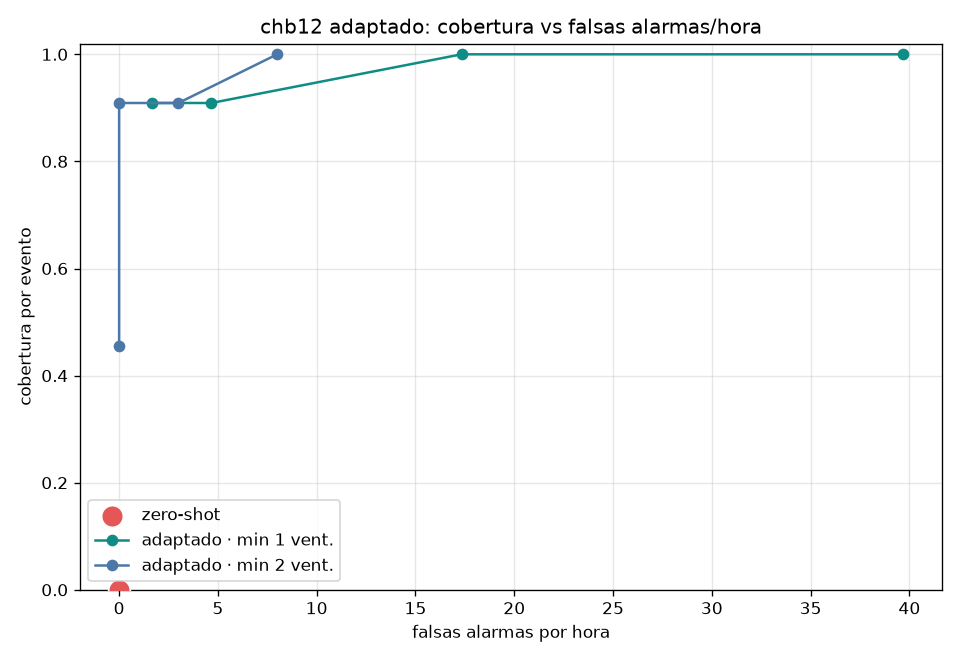

The script that saved this image:
"""¿Se puede subir el 65 %? Dos palancas: más dato de adaptación y punto de operación.

Test FIJO held-out (3 archivos de chb12). Se prueba:
  - cuánto dato de adaptación (few-shot: 2, 4, 7 archivos),
  - y para el mejor, un barrido del umbral (cobertura vs falsas alarmas/hora).
Todo honesto: se reporta cobertura Y FA/h; el test nunca se toca en la adaptación.
"""
from __future__ import annotations

import json
from pathlib import Path

import numpy as np
import torch

from neuropilot.data.loaders import read_edf
from neuropilot.evaluation.calibration import percentile_threshold
from neuropilot.evaluation.events import _runs, aggregate_events
from neuropilot.models.cnn1d import CNN1D
from neuropilot.preprocessing.channels import pick_canonical
from neuropilot.preprocessing.filters import preprocess_raw
from neuropilot.preprocessing.normalization import ChannelNormalizer
from neuropilot.training.run_loso import WindowArrayDataset, fit_normalizer, records_for_patient
from neuropilot.training.trainer import predict_proba, set_seed, train_model
from neuropilot.windowing.segment import segment_signal

DR = Path("data/chb-mit"); DEPLOY = Path("models/deployment_v1.pt")
OUT = Path("experiments/exp_008_patient_adapt"); WIN_S = 4.0

TEST_FILES = ["chb12_36.edf", "chb12_38.edf", "chb12_42.edf"]        # fijo, held-out
ADAPT_POOL = ["chb12_06.edf", "chb12_08.edf", "chb12_09.edf", "chb12_10.edf",
              "chb12_11.edf", "chb12_23.edf", "chb12_33.edf"]


def materialize(channels, fnames):
    out = {}; recs = {r.edf_path.name: r for r in records_for_patient(DR, "chb12")}
    chset = set(channels)
    for fn in fnames:
        rec = recs[fn]
        if not chset <= set(read_edf(rec.edf_path, preload=False).ch_names):
            continue
        raw = pick_canonical(read_edf(rec.edf_path, preload=True), channels, copy=False)
        raw = preprocess_raw(raw, copy=False)
        ws = segment_signal(raw.get_data(), float(raw.info["sfreq"]), rec.seizures,
                            window_seconds=WIN_S, overlap=0.0)
        out[fn] = (ws.windows.astype(np.float32), ws.labels.astype(int))
    return out


def build_model(ckpt):
    cfg = ckpt["config"]; n = ckpt["model_state"]["features.0.weight"].shape[1]
    m = CNN1D(n_channels=n, n_filters=tuple(cfg["n_filters"]), kernel_size=cfg["kernel_size"],
              pool=cfg["pool"], dropout=cfg["dropout"]); m.load_state_dict(ckpt["model_state"]); return m


def adapt(ckpt, files_data, rng):
    aw = np.concatenate([w for w, _ in files_data.values()])
    ay = np.concatenate([y for _, y in files_data.values()])
    pos = np.flatnonzero(ay == 1); neg = np.flatnonzero(ay == 0)
    sel = np.sort(np.concatenate([pos, rng.choice(neg, size=min(len(neg), 15*max(1, len(pos))), replace=False)]))
    aw, ay = aw[sel], ay[sel]
    norm = fit_normalizer(aw); pw = (ay == 0).sum() / max(1, (ay == 1).sum())
    model = build_model(ckpt)
    train_model(model, WindowArrayDataset(aw, ay, norm), epochs=10, batch_size=64,
                lr=5e-4, weight_decay=1e-4, pos_weight=pw, seed=42, verbose=False)
    return model, norm, int((ay == 1).sum())


def evaluate(model, norm, test_data, spec, mincons):
    det = tot = fa = 0; hours = 0.0
    for fn, (w, y) in test_data.items():
        s = predict_proba(model, WindowArrayDataset(w, y, norm), batch_size=256)
        preds = aggregate_events(s, percentile_threshold(s, spec), min_consecutive=mincons, max_gap=1)
        true_ev = _runs(y == 1)
        det += sum(any(t.start < p.end and p.start < t.end for p in preds) for t in true_ev)
        fa += sum(not any(p.start < t.end and t.start < p.end for t in true_ev) for p in preds)
        tot += len(true_ev); hours += len(y) * WIN_S / 3600.0
    return det, tot, fa, fa / hours if hours else float("nan")


def main():
    set_seed(42); rng = np.random.default_rng(42)
    channels = json.loads(Path("experiments/exp_005/results.json").read_text())["canonical_channels"]
    ckpt = torch.load(DEPLOY, weights_only=False)
    deploy_norm = ChannelNormalizer.from_dict(ckpt["normalizer"])

    print("Materializando chb12…", flush=True)
    test_data = materialize(channels, TEST_FILES)
    pool_data = materialize(channels, ADAPT_POOL)
    ntest = sum(len(_runs(y == 1)) for _, y in test_data.values())
    print(f"Test fijo: {TEST_FILES} → {ntest} crisis\n", flush=True)

    # zero-shot en el test fijo
    zs = evaluate(build_model(ckpt), deploy_norm, test_data, 0.99, 2)
    print(f"ZERO-SHOT (0.99/2): {zs[0]}/{zs[1]} = {zs[0]/zs[1]:.0%}  |  {zs[3]:.1f} FA/h\n")

    # (1) few-shot: cuánto dato de adaptación
    print("=== (1) Cantidad de dato de adaptación (op. estricta 0.99/2) ===")
    print(f"{'archivos':>10} {'vent. crisis':>13} {'cobertura':>12} {'FA/h':>7}")
    best = None
    for n in (2, 4, 7):
        adapt_files = {f: pool_data[f] for f in ADAPT_POOL[:n] if f in pool_data}
        model, norm, npos = adapt(ckpt, adapt_files, np.random.default_rng(42))
        det, tot, fa, fah = evaluate(model, norm, test_data, 0.99, 2)
        print(f"{n:10} {npos:13} {f'{det}/{tot} = {det/tot:.0%}':>12} {fah:7.1f}")
        if n == 7: best = (model, norm)

    # (2) punto de operación con el mejor modelo adaptado (7 archivos)
    print("\n=== (2) Punto de operación (modelo adaptado con 7 archivos) ===")
    print(f"{'percentil':>10} {'min_cons':>9} {'cobertura':>12} {'FA/h':>7}")
    sweep = []
    for spec in (0.90, 0.95, 0.98, 0.99):
        for mc in (1, 2):
            det, tot, fa, fah = evaluate(best[0], best[1], test_data, spec, mc)
            sweep.append((spec, mc, det/tot, fah))
            if mc == 1:
                print(f"{spec:10.2f} {mc:9} {f'{det}/{tot} = {det/tot:.0%}':>12} {fah:7.1f}")

    # figura
    import matplotlib; matplotlib.use("Agg"); import matplotlib.pyplot as plt
    fig, ax = plt.subplots(figsize=(8, 5.5))
    ax.scatter([zs[3]], [zs[0]/zs[1]], s=170, color="#E45756", zorder=4,
               edgecolor="white", label="zero-shot")
    for mc, c in ((1, "#0E8C86"), (2, "#4C78A8")):
        pts = sorted([(fah, cov) for spec, m, cov, fah in sweep if m == mc])
        ax.plot([p[0] for p in pts], [p[1] for p in pts], "o-", color=c, label=f"adaptado · min {mc} vent.")
    ax.set_xlabel("falsas alarmas por hora"); ax.set_ylabel("cobertura por evento")
    ax.set_title("chb12 adaptado: cobertura vs falsas alarmas/hora")
    ax.grid(alpha=.3); ax.set_ylim(0, 1.02); ax.legend()
    fig.tight_layout(); fig.savefig(OUT / "push.png", dpi=120)
    print(f"\nFigura -> {OUT/'push.png'}")


if __name__ == "__main__":
    main()
